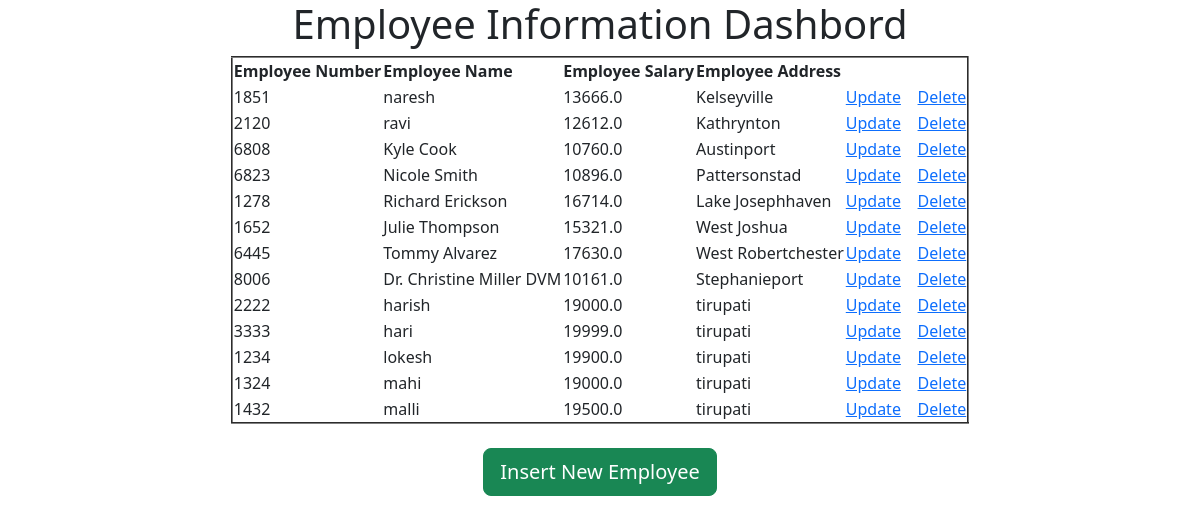
The page / on the database its author committed.
### testapp/models.py (models this page shows)
class Employee(models.Model):
        eno = models.IntegerField()
        ename = models.CharField(max_length=30)
        esal = models.FloatField()
        eadd = models.CharField(max_length=60)

### testapp/views.py (the view)
# urls.py: path('', views.retrieve_view),
def retrieve_view(request):
    emp_list = Employee.objects.all()
    return render(request, 'index.html', {"emp_list":emp_list} )

### templates/index.html
<!DOCTYPE html>
{% extends 'base.html' %}
  {% block body_block %}
    <h1> Employee Information Dashbord</h1>
       <table border="2">
         <thead>
           <th> Employee Number </th>
           <th> Employee Name </th>
           <th> Employee Salary </th>
           <th> Employee Address </th>
         </thead>
          {% for emp in emp_list %}
         <tr>
           <td>{{emp.eno}}</td>
           <td>{{emp.ename}}</td>
           <td>{{emp.esal}}</td>
           <td>{{emp.eadd}}</td>
           <td><a href="update/{{emp.id}}">Update</a>&nbsp &nbsp <a href="/delete/{{emp.id}}">Delete</a> </td>
         </tr>
         {% endfor %}
       </table> <br>
       <a href="/insert"  class = 'btn btn-success btn-lg'> Insert New Employee</a>
    {% endblock%}

### templates/base.html (shortened to what this page needs)
<!DOCTYPE html>
<html lang="en" dir="ltr">
  <head>
<link href="https://cdn.jsdelivr.net/npm/bootstrap@5.2.2/dist/css/bootstrap.min.css" rel="stylesheet">
  </head>
  <body>
    <div class="container"  align="center">
      {%block body_block%}
      {% endblock %}
    </div>
  </body>
</html>

### rows shown on the page
Employee: eno "1851", ename "naresh", esal "13666.0", eadd "Kelseyville"
Employee: eno "2120", ename "ravi", esal "12612.0", eadd "Kathrynton"
Employee: eno "6808", ename "Kyle Cook", esal "10760.0", eadd "Austinport"
Employee: eno "6823", ename "Nicole Smith", esal "10896.0", eadd "Pattersonstad"
Employee: eno "1278", ename "Richard Erickson", esal "16714.0", eadd "Lake Josephhaven"
Employee: eno "1652", ename "Julie Thompson", esal "15321.0", eadd "West Joshua"
Employee: eno "6445", ename "Tommy Alvarez", esal "17630.0", eadd "West Robertchester"
Employee: eno "8006", ename "Dr. Christine Miller DVM", esal "10161.0", eadd "Stephanieport"
Employee: eno "2222", ename "harish", esal "19000.0", eadd "tirupati"
Employee: eno "3333", ename "hari", esal "19999.0", eadd "tirupati"
Employee: eno "1234", ename "lokesh", esal "19900.0", eadd "tirupati"
Employee: eno "1324", ename "mahi", esal "19000.0", eadd "tirupati"
Employee: eno "1432", ename "malli", esal "19500.0", eadd "tirupati"
